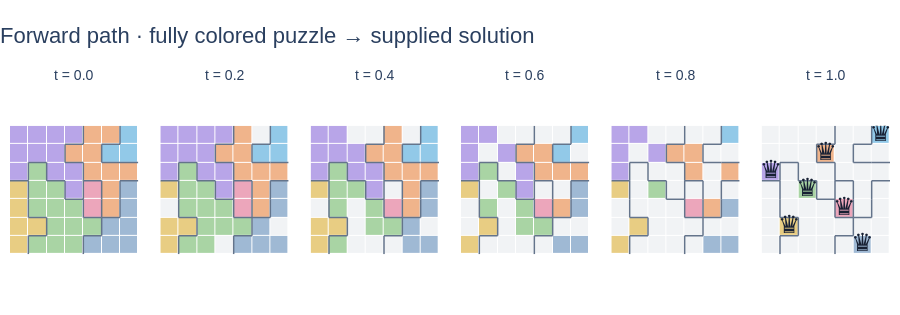

Notebook source saved alongside this figure:
### Markdown cell above
## 2. Conditional forward path

For original coloring $c$, the source is $x_0=c$. The supplied solution defines

$$
x_1^i =
\begin{cases}
c^i, & \text{if cell } i \text{ contains a queen},\\
\mathrm{EMPTY}, & \text{otherwise}.
\end{cases}
$$

The linear categorical path is

$$
p_t(x_t^i\mid c,x_1)=(1-t)\delta_{c^i}(x_t^i)+t\delta_{x_1^i}(x_t^i).
$$

Each cell independently chooses its target token with probability $t$. Queens keep their color; other cells switch to EMPTY. A single uniform switch time per cell gives a consistent visualized trajectory.

The original coloring $c$ is always available as a condition. The supplied queen mask is never an input condition.

### Code cell
def sample_conditional_path(source, target, times, generator=None):
    switches = torch.rand(source.shape, device=source.device, generator=generator)
    return torch.where(switches < times[:, None, None], target, source)


FORWARD_TIMES = np.linspace(0, 1, 6)
forward_index = int(splits["validation"][0])
forward_source, forward_target = regions[forward_index], target_tokens[forward_index]
forward_switches = np.random.default_rng(SEED + 101).random((BOARD_SIZE, BOARD_SIZE))
fig = make_subplots(
    rows=1,
    cols=len(FORWARD_TIMES),
    subplot_titles=[f"t = {time:.1f}" for time in FORWARD_TIMES],
    horizontal_spacing=0.025,
)
for col, time in enumerate(FORWARD_TIMES, start=1):
    frame = np.where(forward_switches < time, forward_target, forward_source)
    add_board(fig, frame, forward_source, 1, col, queens=time == 1)
style_boards(fig, "Forward path · fully colored puzzle → supplied solution").show(
    config=PLOT_CONFIG
)

### Figure 1 — Plotly figure (JSON) as saved in the notebook; plotly's stock layout.template omitted (floating-point values rounded to 4 significant figures)
{"data": [{"colorscale": [[0, "#B8A5E8"], [0.125, "#B8A5E8"], [0.125, "#F0B48B"], [0.25, "#F0B48B"], [0.25, "#92C9E8"], [0.375, "#92C9E8"], [0.375, "#A9D4A4"], [0.5, "#A9D4A4"], [0.5, "#E8CD83"], [0.625, "#E8CD83"], [0.625, "#ECA6BB"], [0.75, "#ECA6BB"], [0.75, "#9FB9D4"], [0.875, "#9FB9D4"], [0.875, "#F1F3F5"], [1, "#F1F3F5"]], "customdata": [[0, 0, 0, 0, 1, 1, 2], [0, 0, 0, 1, 1, 2, 2], [0, 3, 0, 0, 1, 1, 1], [4, 3, 3, 0, 5, 1, 6], [4, 3, 3, 3, 5, 1, 6], [4, 4, 3, 3, 3, 6, 6], [4, 3, 3, 3, 6, 6, 6]], "hovertemplate": "row=%{y}, col=%{x}<br>region=%{customdata}<br>token=%{z}<extra></extra>", "showscale": false, "type": "heatmap", "xaxis": "x", "xgap": 1, "yaxis": "y", "ygap": 1, "z": [[0, 0, 0, 0, 1, 1, 2], [0, 0, 0, 1, 1, 2, 2], [0, 3, 0, 0, 1, 1, 1], [4, 3, 3, 0, 5, 1, 6], [4, 3, 3, 3, 5, 1, 6], [4, 4, 3, 3, 3, 6, 6], [4, 3, 3, 3, 6, 6, 6]], "zmax": 7.5, "zmin": -0.5}, {"hoverinfo": "skip", "line": {"color": "#64748B", "width": 1.5}, "mode": "lines", "showlegend": false, "type": "scatter", "x": [3.5, 3.5, null, 2.5, 3.5, null, 5.5, 5.5, null, 4.5, 5.5, null, 0.5, 1.5, null, 2.5, 2.5, null, 2.5, 3.5, null, 4.5, 4.5, null, 4.5, 5.5, null, 5.5, 6.5, null, 0.5, 0.5, null, -0.5, 0.5, null, 1.5, 1.5, null, 1.5, 2.5, null, 3.5, 3.5, null, 3.5, 4.5, null, 5.5, 6.5, null, 0.5, 0.5, null, 2.5, 2.5, null, 3.5, 3.5, null, 2.5, 3.5, null, 4.5, 4.5, null, 5.5, 5.5, null, 0.5, 0.5, null, 0.5, 1.5, null, 3.5, 3.5, null, 4.5, 4.5, null, 3.5, 4.5, null, 5.5, 5.5, null, 4.5, 5.5, null, 1.5, 1.5, null, 0.5, 1.5, null, 4.5, 4.5, null, 3.5, 4.5, null, 0.5, 0.5, null, 3.5, 3.5, null], "xaxis": "x", "y": [-0.5, 0.5, null, 0.5, 0.5, null, -0.5, 0.5, null, 0.5, 0.5, null, 1.5, 1.5, null, 0.5, 1.5, null, 1.5, 1.5, null, 0.5, 1.5, null, 1.5, 1.5, null, 1.5, 1.5, null, 1.5, 2.5, null, 2.5, 2.5, null, 1.5, 2.5, null, 2.5, 2.5, null, 1.5, 2.5, null, 2.5, 2.5, null, 2.5, 2.5, null, 2.5, 3.5, null, 2.5, 3.5, null, 2.5, 3.5, null, 3.5, 3.5, null, 2.5, 3.5, null, 2.5, 3.5, null, 3.5, 4.5, null, 4.5, 4.5, null, 3.5, 4.5, null, 3.5, 4.5, null, 4.5, 4.5, null, 3.5, 4.5, null, 4.5, 4.5, null, 4.5, 5.5, null, 5.5, 5.5, null, 4.5, 5.5, null, 5.5, 5.5, null, 5.5, 6.5, null, 5.5, 6.5, null], "yaxis": "y"}, {"colorscale": [[0, "#B8A5E8"], [0.125, "#B8A5E8"], [0.125, "#F0B48B"], [0.25, "#F0B48B"], [0.25, "#92C9E8"], [0.375, "#92C9E8"], [0.375, "#A9D4A4"], [0.5, "#A9D4A4"], [0.5, "#E8CD83"], [0.625, "#E8CD83"], [0.625, "#ECA6BB"], [0.75, "#ECA6BB"], [0.75, "#9FB9D4"], [0.875, "#9FB9D4"], [0.875, "#F1F3F5"], [1, "#F1F3F5"]], "customdata": [[0, 0, 0, 0, 1, 1, 2], [0, 0, 0, 1, 1, 2, 2], [0, 3, 0, 0, 1, 1, 1], [4, 3, 3, 0, 5, 1, 6], [4, 3, 3, 3, 5, 1, 6], [4, 4, 3, 3, 3, 6, 6], [4, 3, 3, 3, 6, 6, 6]], "hovertemplate": "row=%{y}, col=%{x}<br>region=%{customdata}<br>token=%{z}<extra></extra>", "showscale": false, "type": "heatmap", "xaxis": "x2", "xgap": 1, "yaxis": "y2", "ygap": 1, "z": [[0, 0, 0, 0, 1, 7, 2], [0, 0, 0, 1, 1, 2, 2], [0, 3, 0, 0, 1, 1, 1], [4, 3, 3, 0, 5, 1, 6], [7, 3, 3, 3, 5, 1, 6], [4, 4, 3, 3, 3, 6, 7], [4, 3, 3, 7, 6, 6, 6]], "zmax": 7.5, "zmin": -0.5}, {"hoverinfo": "skip", "line": {"color": "#64748B", "width": 1.5}, "mode": "lines", "showlegend": false, "type": "scatter", "x": [3.5, 3.5, null, 2.5, 3.5, null, 5.5, 5.5, null, 4.5, 5.5, null, 0.5, 1.5, null, 2.5, 2.5, null, 2.5, 3.5, null, 4.5, 4.5, null, 4.5, 5.5, null, 5.5, 6.5, null, 0.5, 0.5, null, -0.5, 0.5, null, 1.5, 1.5, null, 1.5, 2.5, null, 3.5, 3.5, null, 3.5, 4.5, null, 5.5, 6.5, null, 0.5, 0.5, null, 2.5, 2.5, null, 3.5, 3.5, null, 2.5, 3.5, null, 4.5, 4.5, null, 5.5, 5.5, null, 0.5, 0.5, null, 0.5, 1.5, null, 3.5, 3.5, null, 4.5, 4.5, null, 3.5, 4.5, null, 5.5, 5.5, null, 4.5, 5.5, null, 1.5, 1.5, null, 0.5, 1.5, null, 4.5, 4.5, null, 3.5, 4.5, null, 0.5, 0.5, null, 3.5, 3.5, null], "xaxis": "x2", "y": [-0.5, 0.5, null, 0.5, 0.5, null, -0.5, 0.5, null, 0.5, 0.5, null, 1.5, 1.5, null, 0.5, 1.5, null, 1.5, 1.5, null, 0.5, 1.5, null, 1.5, 1.5, null, 1.5, 1.5, null, 1.5, 2.5, null, 2.5, 2.5, null, 1.5, 2.5, null, 2.5, 2.5, null, 1.5, 2.5, null, 2.5, 2.5, null, 2.5, 2.5, null, 2.5, 3.5, null, 2.5, 3.5, null, 2.5, 3.5, null, 3.5, 3.5, null, 2.5, 3.5, null, 2.5, 3.5, null, 3.5, 4.5, null, 4.5, 4.5, null, 3.5, 4.5, null, 3.5, 4.5, null, 4.5, 4.5, null, 3.5, 4.5, null, 4.5, 4.5, null, 4.5, 5.5, null, 5.5, 5.5, null, 4.5, 5.5, null, 5.5, 5.5, null, 5.5, 6.5, null, 5.5, 6.5, null], "yaxis": "y2"}, {"colorscale": [[0, "#B8A5E8"], [0.125, "#B8A5E8"], [0.125, "#F0B48B"], [0.25, "#F0B48B"], [0.25, "#92C9E8"], [0.375, "#92C9E8"], [0.375, "#A9D4A4"], [0.5, "#A9D4A4"], [0.5, "#E8CD83"], [0.625, "#E8CD83"], [0.625, "#ECA6BB"], [0.75, "#ECA6BB"], [0.75, "#9FB9D4"], [0.875, "#9FB9D4"], [0.875, "#F1F3F5"], [1, "#F1F3F5"]], "customdata": [[0, 0, 0, 0, 1, 1, 2], [0, 0, 0, 1, 1, 2, 2], [0, 3, 0, 0, 1, 1, 1], [4, 3, 3, 0, 5, 1, 6], [4, 3, 3, 3, 5, 1, 6], [4, 4, 3, 3, 3, 6, 6], [4, 3, 3, 3, 6, 6, 6]], "hovertemplate": "row=%{y}, col=%{x}<br>region=%{customdata}<br>token=%{z}<extra></extra>", "showscale": false, "type": "heatmap", "xaxis": "x3", "xgap": 1, "yaxis": "y3", "ygap": 1, "z": [[0, 0, 7, 7, 1, 7, 2], [0, 0, 0, 1, 1, 2, 2], [0, 3, 0, 0, 1, 1, 1], [4, 3, 3, 0, 7, 1, 6], [7, 3, 7, 3, 5, 1, 6], [4, 4, 7, 3, 3, 6, 7], [4, 3, 7, 7, 7, 6, 6]], "zmax": 7.5, "zmin": -0.5}, {"hoverinfo": "skip", "line": {"color": "#64748B", "width": 1.5}, "mode": "lines", "showlegend": false, "type": "scatter", "x": [3.5, 3.5, null, 2.5, 3.5, null, 5.5, 5.5, null, 4.5, 5.5, null, 0.5, 1.5, null, 2.5, 2.5, null, 2.5, 3.5, null, 4.5, 4.5, null, 4.5, 5.5, null, 5.5, 6.5, null, 0.5, 0.5, null, -0.5, 0.5, null, 1.5, 1.5, null, 1.5, 2.5, null, 3.5, 3.5, null, 3.5, 4.5, null, 5.5, 6.5, null, 0.5, 0.5, null, 2.5, 2.5, null, 3.5, 3.5, null, 2.5, 3.5, null, 4.5, 4.5, null, 5.5, 5.5, null, 0.5, 0.5, null, 0.5, 1.5, null, 3.5, 3.5, null, 4.5, 4.5, null, 3.5, 4.5, null, 5.5, 5.5, null, 4.5, 5.5, null, 1.5, 1.5, null, 0.5, 1.5, null, 4.5, 4.5, null, 3.5, 4.5, null, 0.5, 0.5, null, 3.5, 3.5, null], "xaxis": "x3", "y": [-0.5, 0.5, null, 0.5, 0.5, null, -0.5, 0.5, null, 0.5, 0.5, null, 1.5, 1.5, null, 0.5, 1.5, null, 1.5, 1.5, null, 0.5, 1.5, null, 1.5, 1.5, null, 1.5, 1.5, null, 1.5, 2.5, null, 2.5, 2.5, null, 1.5, 2.5, null, 2.5, 2.5, null, 1.5, 2.5, null, 2.5, 2.5, null, 2.5, 2.5, null, 2.5, 3.5, null, 2.5, 3.5, null, 2.5, 3.5, null, 3.5, 3.5, null, 2.5, 3.5, null, 2.5, 3.5, null, 3.5, 4.5, null, 4.5, 4.5, null, 3.5, 4.5, null, 3.5, 4.5, null, 4.5, 4.5, null, 3.5, 4.5, null, 4.5, 4.5, null, 4.5, 5.5, null, 5.5, 5.5, null, 4.5, 5.5, null, 5.5, 5.5, null, 5.5, 6.5, null, 5.5, 6.5, null], "yaxis": "y3"}, {"colorscale": [[0, "#B8A5E8"], [0.125, "#B8A5E8"], [0.125, "#F0B48B"], [0.25, "#F0B48B"], [0.25, "#92C9E8"], [0.375, "#92C9E8"], [0.375, "#A9D4A4"], [0.5, "#A9D4A4"], [0.5, "#E8CD83"], [0.625, "#E8CD83"], [0.625, "#ECA6BB"], [0.75, "#ECA6BB"], [0.75, "#9FB9D4"], [0.875, "#9FB9D4"], [0.875, "#F1F3F5"], [1, "#F1F3F5"]], "customdata": [[0, 0, 0, 0, 1, 1, 2], [0, 0, 0, 1, 1, 2, 2], [0, 3, 0, 0, 1, 1, 1], [4, 3, 3, 0, 5, 1, 6], [4, 3, 3, 3, 5, 1, 6], [4, 4, 3, 3, 3, 6, 6], [4, 3, 3, 3, 6, 6, 6]], "hovertemplate": "row=%{y}, col=%{x}<br>region=%{customdata}<br>token=%{z}<extra></extra>", "showscale": false, "type": "heatmap", "xaxis": "x4", "xgap": 1, "yaxis": "y4", "ygap": 1, "z": [[0, 0, 7, 7, 7, 7, 2], [0, 7, 0, 1, 1, 2, 7], [0, 3, 7, 0, 1, 1, 1], [4, 7, 3, 0, 7, 7, 6], [7, 3, 7, 3, 5, 1, 6], [7, 4, 7, 3, 3, 7, 7], [4, 7, 7, 7, 7, 6, 6]], "zmax": 7.5, "zmin": -0.5}, {"hoverinfo": "skip", "line": {"color": "#64748B", "width": 1.5}, "mode": "lines", "showlegend": false, "type": "scatter", "x": [3.5, 3.5, null, 2.5, 3.5, null, 5.5, 5.5, null, 4.5, 5.5, null, 0.5, 1.5, null, 2.5, 2.5, null, 2.5, 3.5, null, 4.5, 4.5, null, 4.5, 5.5, null, 5.5, 6.5, null, 0.5, 0.5, null, -0.5, 0.5, null, 1.5, 1.5, null, 1.5, 2.5, null, 3.5, 3.5, null, 3.5, 4.5, null, 5.5, 6.5, null, 0.5, 0.5, null, 2.5, 2.5, null, 3.5, 3.5, null, 2.5, 3.5, null, 4.5, 4.5, null, 5.5, 5.5, null, 0.5, 0.5, null, 0.5, 1.5, null, 3.5, 3.5, null, 4.5, 4.5, null, 3.5, 4.5, null, 5.5, 5.5, null, 4.5, 5.5, null, 1.5, 1.5, null, 0.5, 1.5, null, 4.5, 4.5, null, 3.5, 4.5, null, 0.5, 0.5, null, 3.5, 3.5, null], "xaxis": "x4", "y": [-0.5, 0.5, null, 0.5, 0.5, null, -0.5, 0.5, null, 0.5, 0.5, null, 1.5, 1.5, null, 0.5, 1.5, null, 1.5, 1.5, null, 0.5, 1.5, null, 1.5, 1.5, null, 1.5, 1.5, null, 1.5, 2.5, null, 2.5, 2.5, null, 1.5, 2.5, null, 2.5, 2.5, null, 1.5, 2.5, null, 2.5, 2.5, null, 2.5, 2.5, null, 2.5, 3.5, null, 2.5, 3.5, null, 2.5, 3.5, null, 3.5, 3.5, null, 2.5, 3.5, null, 2.5, 3.5, null, 3.5, 4.5, null, 4.5, 4.5, null, 3.5, 4.5, null, 3.5, 4.5, null, 4.5, 4.5, null, 3.5, 4.5, null, 4.5, 4.5, null, 4.5, 5.5, null, 5.5, 5.5, null, 4.5, 5.5, null, 5.5, 5.5, null, 5.5, 6.5, null, 5.5, 6.5, null], "yaxis": "y4"}, {"colorscale": [[0, "#B8A5E8"], [0.125, "#B8A5E8"], [0.125, "#F0B48B"], [0.25, "#F0B48B"], [0.25, "#92C9E8"], [0.375, "#92C9E8"], [0.375, "#A9D4A4"], [0.5, "#A9D4A4"], [0.5, "#E8CD83"], [0.625, "#E8CD83"], [0.625, "#ECA6BB"], [0.75, "#ECA6BB"], [0.75, "#9FB9D4"], [0.875, "#9FB9D4"], [0.875, "#F1F3F5"], [1, "#F1F3F5"]], "customdata": [[0, 0, 0, 0, 1, 1, 2], [0, 0, 0, 1, 1, 2, 2], [0, 3, 0, 0, 1, 1, 1], [4, 3, 3, 0, 5, 1, 6], [4, 3, 3, 3, 5, 1, 6], [4, 4, 3, 3, 3, 6, 6], [4, 3, 3, 3, 6, 6, 6]], "hovertemplate": "row=%{y}, col=%{x}<br>region=%{customdata}<br>token=%{z}<extra></extra>", "showscale": false, "type": "heatmap", "xaxis": "x5", "xgap": 1, "yaxis": "y5", "ygap": 1, "z": [[0, 0, 7, 7, 7, 7, 2], [0, 7, 0, 1, 1, 7, 7], [0, 7, 7, 7, 1, 7, 1], [4, 7, 3, 7, 7, 7, 7], [7, 7, 7, 7, 5, 1, 6], [7, 4, 7, 7, 7, 7, 7], [4, 7, 7, 7, 7, 6, 6]], "zmax": 7.5, "zmin": -0.5}, {"hoverinfo": "skip", "line": {"color": "#64748B", "width": 1.5}, "mode": "lines", "showlegend": false, "type": "scatter", "x": [3.5, 3.5, null, 2.5, 3.5, null, 5.5, 5.5, null, 4.5, 5.5, null, 0.5, 1.5, null, 2.5, 2.5, null, 2.5, 3.5, null, 4.5, 4.5, null, 4.5, 5.5, null, 5.5, 6.5, null, 0.5, 0.5, null, -0.5, 0.5, null, 1.5, 1.5, null, 1.5, 2.5, null, 3.5, 3.5, null, 3.5, 4.5, null, 5.5, 6.5, null, 0.5, 0.5, null, 2.5, 2.5, null, 3.5, 3.5, null, 2.5, 3.5, null, 4.5, 4.5, null, 5.5, 5.5, null, 0.5, 0.5, null, 0.5, 1.5, null, 3.5, 3.5, null, 4.5, 4.5, null, 3.5, 4.5, null, 5.5, 5.5, null, 4.5, 5.5, null, 1.5, 1.5, null, 0.5, 1.5, null, 4.5, 4.5, null, 3.5, 4.5, null, 0.5, 0.5, null, 3.5, 3.5, null], "xaxis": "x5", "y": [-0.5, 0.5, null, 0.5, 0.5, null, -0.5, 0.5, null, 0.5, 0.5, null, 1.5, 1.5, null, 0.5, 1.5, null, 1.5, 1.5, null, 0.5, 1.5, null, 1.5, 1.5, null, 1.5, 1.5, null, 1.5, 2.5, null, 2.5, 2.5, null, 1.5, 2.5, null, 2.5, 2.5, null, 1.5, 2.5, null, 2.5, 2.5, null, 2.5, 2.5, null, 2.5, 3.5, null, 2.5, 3.5, null, 2.5, 3.5, null, 3.5, 3.5, null, 2.5, 3.5, null, 2.5, 3.5, null, 3.5, 4.5, null, 4.5, 4.5, null, 3.5, 4.5, null, 3.5, 4.5, null, 4.5, 4.5, null, 3.5, 4.5, null, 4.5, 4.5, null, 4.5, 5.5, null, 5.5, 5.5, null, 4.5, 5.5, null, 5.5, 5.5, null, 5.5, 6.5, null, 5.5, 6.5, null], "yaxis": "y5"}, {"colorscale": [[0, "#B8A5E8"], [0.125, "#B8A5E8"], [0.125, "#F0B48B"], [0.25, "#F0B48B"], [0.25, "#92C9E8"], [0.375, "#92C9E8"], [0.375, "#A9D4A4"], [0.5, "#A9D4A4"], [0.5, "#E8CD83"], [0.625, "#E8CD83"], [0.625, "#ECA6BB"], [0.75, "#ECA6BB"], [0.75, "#9FB9D4"], [0.875, "#9FB9D4"], [0.875, "#F1F3F5"], [1, "#F1F3F5"]], "customdata": [[0, 0, 0, 0, 1, 1, 2], [0, 0, 0, 1, 1, 2, 2], [0, 3, 0, 0, 1, 1, 1], [4, 3, 3, 0, 5, 1, 6], [4, 3, 3, 3, 5, 1, 6], [4, 4, 3, 3, 3, 6, 6], [4, 3, 3, 3, 6, 6, 6]], "hovertemplate": "row=%{y}, col=%{x}<br>region=%{customdata}<br>token=%{z}<extra></extra>", "showscale": false, "type": "heatmap", "xaxis": "x6", "xgap": 1, "yaxis": "y6", "ygap": 1, "z": [[7, 7, 7, 7, 7, 7, 2], [7, 7, 7, 1, 7, 7, 7], [0, 7, 7, 7, 7, 7, 7], [7, 7, 3, 7, 7, 7, 7], [7, 7, 7, 7, 5, 7, 7], [7, 4, 7, 7, 7, 7, 7], [7, 7, 7, 7, 7, 6, 7]], "zmax": 7.5, "zmin": -0.5}, {"hoverinfo": "skip", "line": {"color": "#64748B", "width": 1.5}, "mode": "lines", "showlegend": false, "type": "scatter", "x": [3.5, 3.5, null, 2.5, 3.5, null, 5.5, 5.5, null, 4.5, 5.5, null, 0.5, 1.5, null, 2.5, 2.5, null, 2.5, 3.5, null, 4.5, 4.5, null, 4.5, 5.5, null, 5.5, 6.5, null, 0.5, 0.5, null, -0.5, 0.5, null, 1.5, 1.5, null, 1.5, 2.5, null, 3.5, 3.5, null, 3.5, 4.5, null, 5.5, 6.5, null, 0.5, 0.5, null, 2.5, 2.5, null, 3.5, 3.5, null, 2.5, 3.5, null, 4.5, 4.5, null, 5.5, 5.5, null, 0.5, 0.5, null, 0.5, 1.5, null, 3.5, 3.5, null, 4.5, 4.5, null, 3.5, 4.5, null, 5.5, 5.5, null, 4.5, 5.5, null, 1.5, 1.5, null, 0.5, 1.5, null, 4.5, 4.5, null, 3.5, 4.5, null, 0.5, 0.5, null, 3.5, 3.5, null], "xaxis": "x6", "y": [-0.5, 0.5, null, 0.5, 0.5, null, -0.5, 0.5, null, 0.5, 0.5, null, 1.5, 1.5, null, 0.5, 1.5, null, 1.5, 1.5, null, 0.5, 1.5, null, 1.5, 1.5, null, 1.5, 1.5, null, 1.5, 2.5, null, 2.5, 2.5, null, 1.5, 2.5, null, 2.5, 2.5, null, 1.5, 2.5, null, 2.5, 2.5, null, 2.5, 2.5, null, 2.5, 3.5, null, 2.5, 3.5, null, 2.5, 3.5, null, 3.5, 3.5, null, 2.5, 3.5, null, 2.5, 3.5, null, 3.5, 4.5, null, 4.5, 4.5, null, 3.5, 4.5, null, 3.5, 4.5, null, 4.5, 4.5, null, 3.5, 4.5, null, 4.5, 4.5, null, 4.5, 5.5, null, 5.5, 5.5, null, 4.5, 5.5, null, 5.5, 5.5, null, 5.5, 6.5, null, 5.5, 6.5, null], "yaxis": "y6"}, {"hoverinfo": "skip", "mode": "text", "showlegend": false, "text": ["♛", "♛", "♛", "♛", "♛", "♛", "♛"], "textfont": {"color": "#172033", "size": 25}, "type": "scatter", "x": [6, 3, 0, 2, 4, 1, 5], "xaxis": "x6", "y": [0, 1, 2, 3, 4, 5, 6], "yaxis": "y6"}], "layout": {"annotations": [{"font": {"size": 14}, "showarrow": false, "text": "t = 0.0", "x": 0.07292, "xanchor": "center", "xref": "paper", "y": 1, "yanchor": "bottom", "yref": "paper"}, {"font": {"size": 14}, "showarrow": false, "text": "t = 0.2", "x": 0.2437, "xanchor": "center", "xref": "paper", "y": 1, "yanchor": "bottom", "yref": "paper"}, {"font": {"size": 14}, "showarrow": false, "text": "t = 0.4", "x": 0.4146, "xanchor": "center", "xref": "paper", "y": 1, "yanchor": "bottom", "yref": "paper"}, {"font": {"size": 14}, "showarrow": false, "text": "t = 0.6", "x": 0.5854, "xanchor": "center", "xref": "paper", "y": 1, "yanchor": "bottom", "yref": "paper"}, {"font": {"size": 14}, "showarrow": false, "text": "t = 0.8", "x": 0.7563, "xanchor": "center", "xref": "paper", "y": 1, "yanchor": "bottom", "yref": "paper"}, {"font": {"size": 14}, "showarrow": false, "text": "t = 1.0", "x": 0.9271, "xanchor": "center", "xref": "paper", "y": 1, "yanchor": "bottom", "yref": "paper"}], "autosize": true, "font": {"family": "Arial, sans-serif", "size": 15}, "height": 315, "margin": {"b": 20, "l": 10, "r": 10, "t": 85}, "showlegend": false, "title": {"font": {"size": 22}, "text": "Forward path · fully colored puzzle → supplied solution", "x": 0}, "xaxis": {"anchor": "y", "constrain": "domain", "domain": [0, 0.1458], "fixedrange": true, "range": [-0.5, 6.5], "showgrid": false, "showticklabels": false, "zeroline": false}, "xaxis2": {"anchor": "y2", "constrain": "domain", "domain": [0.1708, 0.3167], "fixedrange": true, "range": [-0.5, 6.5], "showgrid": false, "showticklabels": false, "zeroline": false}, "xaxis3": {"anchor": "y3", "constrain": "domain", "domain": [0.3417, 0.4875], "fixedrange": true, "range": [-0.5, 6.5], "showgrid": false, "showticklabels": false, "zeroline": false}, "xaxis4": {"anchor": "y4", "constrain": "domain", "domain": [0.5125, 0.6583], "fixedrange": true, "range": [-0.5, 6.5], "showgrid": false, "showticklabels": false, "zeroline": false}, "xaxis5": {"anchor": "y5", "constrain": "domain", "domain": [0.6833, 0.8292], "fixedrange": true, "range": [-0.5, 6.5], "showgrid": false, "showticklabels": false, "zeroline": false}, "xaxis6": {"anchor": "y6", "constrain": "domain", "domain": [0.8542, 1], "fixedrange": true, "range": [-0.5, 6.5], "showgrid": false, "showticklabels": false, "zeroline": false}, "yaxis": {"anchor": "x", "constrain": "domain", "domain": [0, 1], "fixedrange": true, "range": [6.5, -0.5], "scaleanchor": "x", "scaleratio": 1, "showgrid": false, "showticklabels": false, "zeroline": false}, "yaxis2": {"anchor": "x2", "constrain": "domain", "domain": [0, 1], "fixedrange": true, "range": [6.5, -0.5], "scaleanchor": "x2", "scaleratio": 1, "showgrid": false, "showticklabels": false, "zeroline": false}, "yaxis3": {"anchor": "x3", "constrain": "domain", "domain": [0, 1], "fixedrange": true, "range": [6.5, -0.5], "scaleanchor": "x3", "scaleratio": 1, "showgrid": false, "showticklabels": false, "zeroline": false}, "yaxis4": {"anchor": "x4", "constrain": "domain", "domain": [0, 1], "fixedrange": true, "range": [6.5, -0.5], "scaleanchor": "x4", "scaleratio": 1, "showgrid": false, "showticklabels": false, "zeroline": false}, "yaxis5": {"anchor": "x5", "constrain": "domain", "domain": [0, 1], "fixedrange": true, "range": [6.5, -0.5], "scaleanchor": "x5", "scaleratio": 1, "showgrid": false, "showticklabels": false, "zeroline": false}, "yaxis6": {"anchor": "x6", "constrain": "domain", "domain": [0, 1], "fixedrange": true, "range": [6.5, -0.5], "scaleanchor": "x6", "scaleratio": 1, "showgrid": false, "showticklabels": false, "zeroline": false}}}
